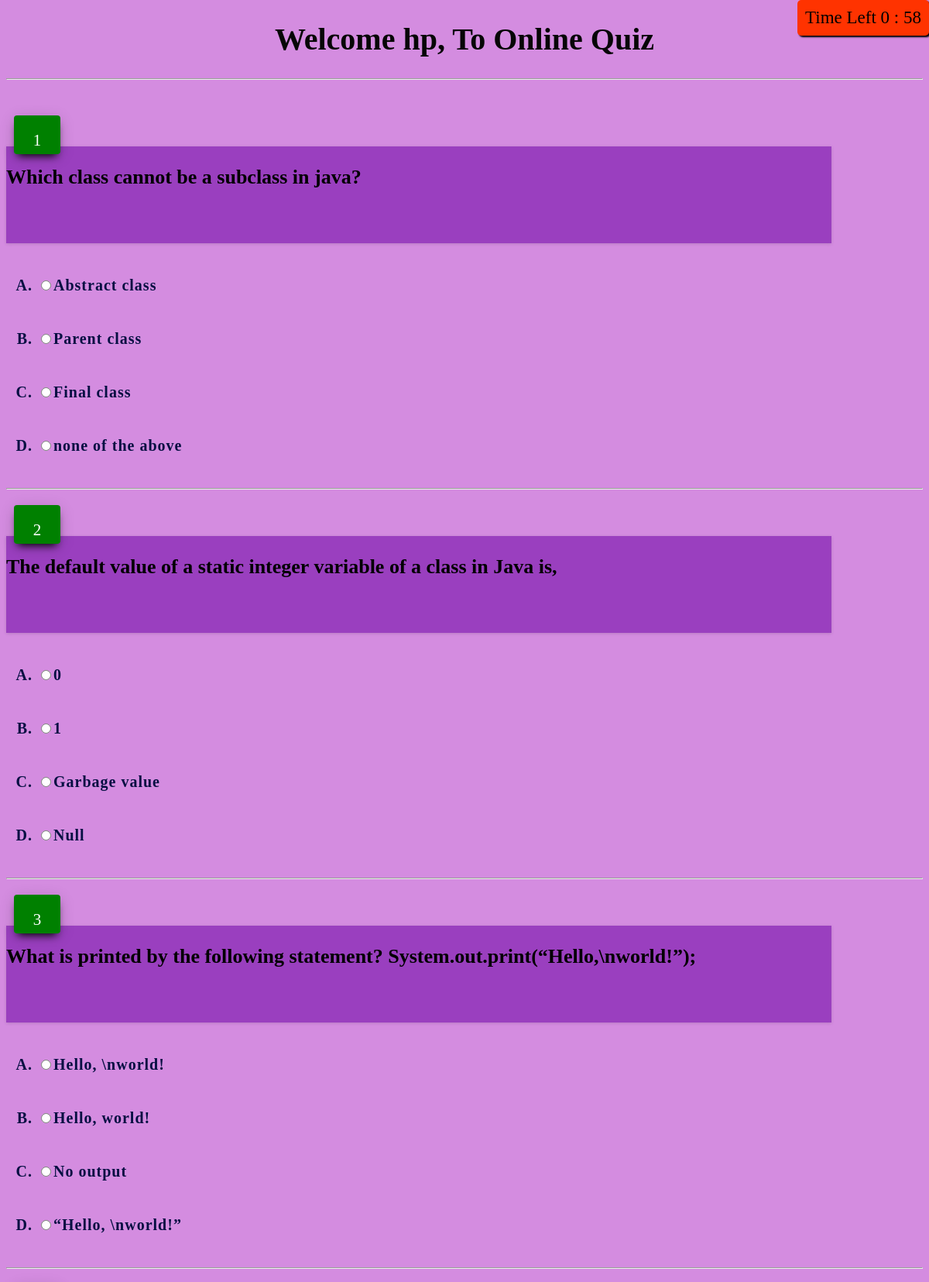
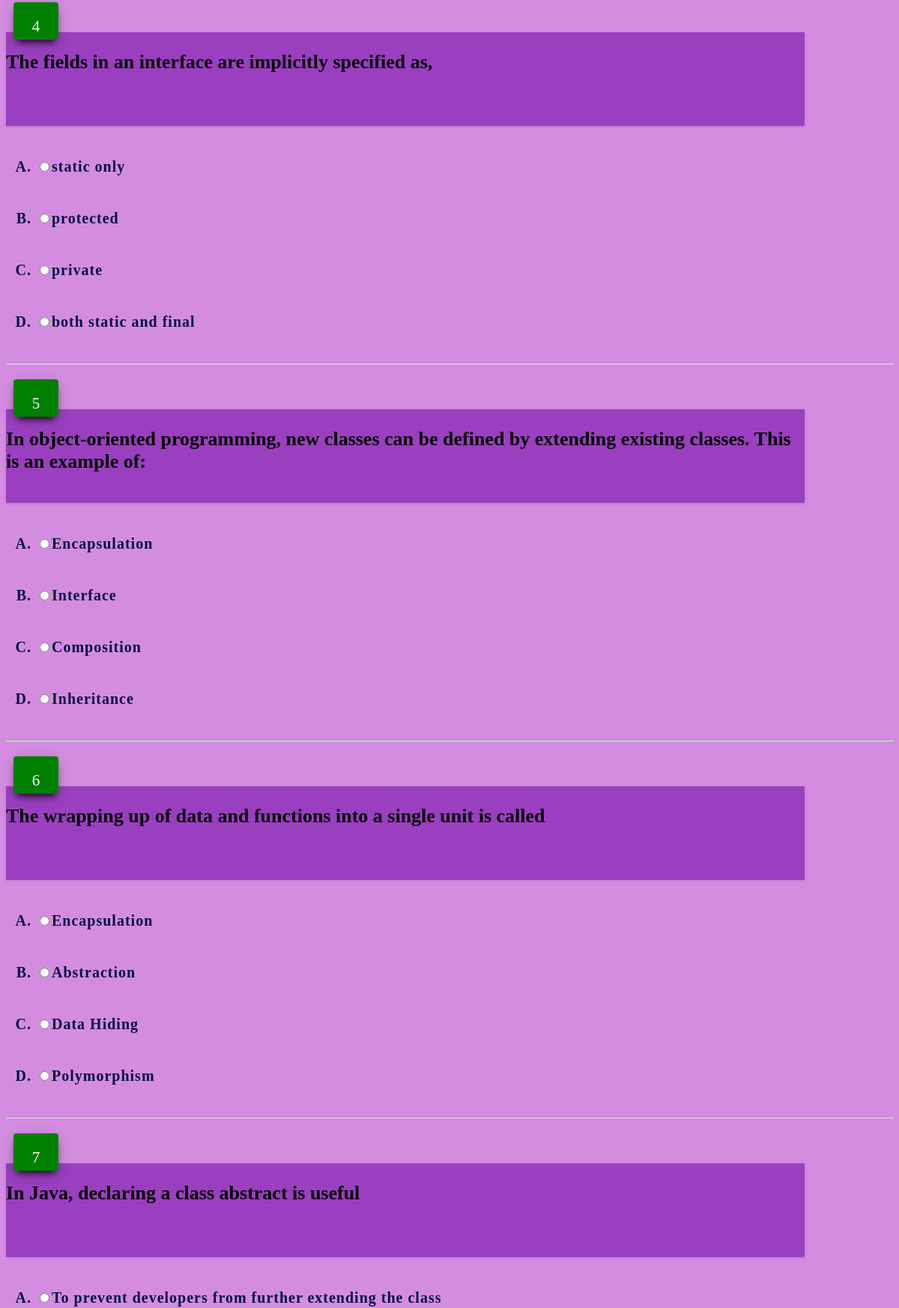
Page /javaq/ (signed in, upper part) on the committed database (2 pictures, top to bottom).
### core/models.py (models this page shows, shortened)
class JAVATEST(models.Model):
	QUESTION_NO=models.IntegerField(default=0)
	QUESTION=models.CharField(max_length=300)
	OPTION1=models.CharField(max_length=300)
	OPTION2=models.CharField(max_length=300)
	OPTION3=models.CharField(max_length=300)
	OPTION4=models.CharField(max_length=300)
	ANSWER=models.IntegerField(default=0)

### core/views.py (the view)
# urls.py: url(r'^javaq/$', core_views.javaq, name='javaq'),
@login_required
def javaq(request):
    context = {
        'query_results' : JAVATEST.objects.all()
    }
    return render(request, 'javaq.html',context)

### mysite/templates/javaq.html (shortened to what this page needs)
{% load static %}
<!DOCTYPE html>
<html>
    <head>
{% load static %}
   <link rel="stylesheet" type="text/css" href={% static 'styleee.css' %}>
    </head>
    <body >
    <span id="remainingTime" style="position: fixed;font-size: 23px;background:#ff3300;border-radius: 5px;padding: 10px;box-shadow: 2px 2px 2px 0px;"></span>
 <link rel="stylesheet" type="text/css" href={% static 'styleee.css' %}>
        <form id="myform" action="/javar/"  method="post">
            <center><h1 class ="hone">Welcome {{user.username}}, To Online Quiz</h1></center>
<hr/>
<br>
    {% for item in query_results %}
                                <div class="question-panel">
                    <div class="question" >
                    <label class="question-label">{{ item.QUESTION_NO }}</label>
                   <b>{{ item.QUESTION }}</b>
                   </div>
                   <ol  class ="op" type='A'>
        <br><b><li ><input type='radio' name="java{{item.QUESTION_NO}}" value='1' />{{item.OPTION1}}<br><br></li></b>
        <br><b><li ><input type='radio' name="java{{item.QUESTION_NO}}" value='2' />{{item.OPTION2}}<br><br></li></b>
        <br><b><li ><input type='radio' name="java{{item.QUESTION_NO}}" value='3'  />{{item.OPTION3}}<br><br></li></b>
        <br><b><li ><input type='radio' name="java{{item.QUESTION_NO}}" value='4'  />{{item.OPTION4}}<br><br></li></b>
                   </ol>
                   <hr/>
                   </div>
    {% endfor %}
</form>
    </body>
</html>

### core/static/styleee.css (style rules this page uses)
body { background-color: #d48ce0; }
#remainingTime { top:0; right:0; }
.hone { color:#060606; font-family: "Palatino Linotype", "Book Antiqua", Palatino, serif; font-size:40px }
.op { color: #050f42; font-size: 20px; letter-spacing:1px; }
.question-label { position: relative; width: 60px; height: 30px; padding-top:20px; float: left; font-size: 21px; color: white; border-radius: 4px; margin-left:10px; text-align: center; margin-top: -65px; background: linear-gradient(360deg, green, green); box-shadow: 0 4px 20px 0px rgba(0, 0, 0, 0.14), 0 7px 10px -5px black; }
.question { margin-top: 60px; position: relative; padding-top: 25px; width: 90%; min-height: 100px; font-size: 26px; background-color: #9a3fbf; box-shadow: 0 1px 4px 0 rgba(0, 0, 0, 0.14); }

### rows in the picture
JAVATEST: QUESTION_NO "1", QUESTION "Which class cannot be a subclass in java?", OPTION1 "Abstract class", OPTION2 "Parent class", OPTION3 "Final class", OPTION4 "none of the above"
JAVATEST: QUESTION_NO "2", QUESTION "The default value of a static integer variable of a class in Java is,", OPTION1 "0", OPTION2 "1", OPTION3 "Garbage value", OPTION4 "Null"
JAVATEST: QUESTION_NO "3", QUESTION "What is printed by the following statement? System.out.print(“Hello,\\nworld!”);", OPTION1 "Hello, \\nworld!", OPTION2 "Hello, world!", OPTION3 "No output", OPTION4 "“Hello, \\nworld!”"
JAVATEST: QUESTION_NO "4", QUESTION "The fields in an interface are implicitly specified as,", OPTION1 "static only", OPTION2 "protected", OPTION3 "private", OPTION4 "both static and final"
JAVATEST: QUESTION_NO "5", QUESTION "In object-oriented programming, new classes can be defined by extending existing classes. This is an example of:", OPTION1 "Encapsulation", OPTION2 "Interface", OPTION3 "Composition", OPTION4 "Inheritance"
JAVATEST: QUESTION_NO "6", QUESTION "The wrapping up of data and functions into a single unit is called", OPTION1 "Encapsulation", OPTION2 "Abstraction", OPTION3 "Data Hiding", OPTION4 "Polymorphism"
JAVATEST: QUESTION_NO "7", QUESTION "In Java, declaring a class abstract is useful", OPTION1 "To prevent developers from further extending the class"

### other values in the picture
{{ user.username }} "hp"
